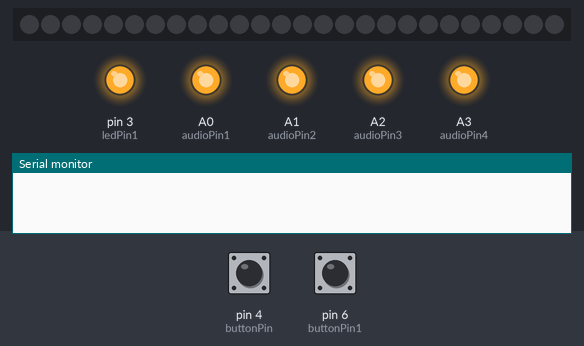
A sketch run on a simulated Arduino Uno, built with avr-gcc and run on an emulated ATmega328P. On the bench: 26 RGB LEDs in strip order, left to right, output pins drawn as LEDs (lit = HIGH), the last lines printed to the serial monitor. Inputs (shaded band) come from the test bench; at power-on: pin 4 (buttonPin) LOW, pin 6 (buttonPin1) LOW. Dim RGB values are drawn brighter than linear; pins used as bus, display or sensor lines are not drawn.

Above: at 1.2 s.
1.3 s: pin 4 (buttonPin) pulled HIGH for 0.15 s
At 1.44 s:
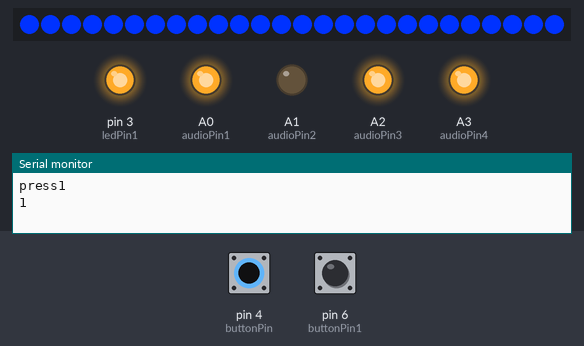
2.0 s: pin 6 (buttonPin1) pulled HIGH for 1 s
At 2.6 s:
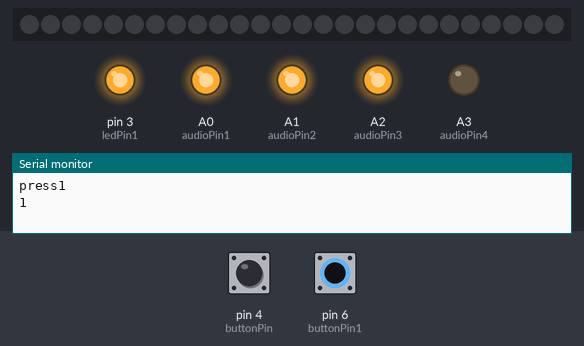
4.5 s: pin 4 (buttonPin) pulled HIGH for 1 s
At 5.0 s:
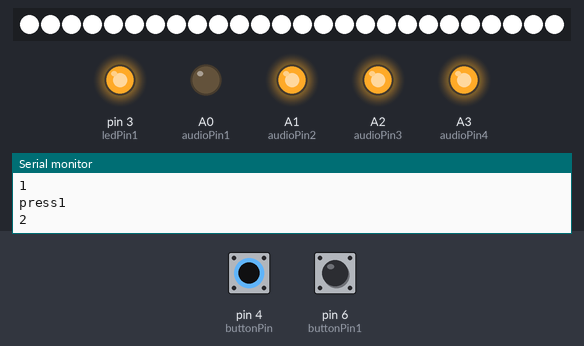
7.1 s: pin 4 (buttonPin) pulled HIGH for 0.15 s
At 7.24 s:
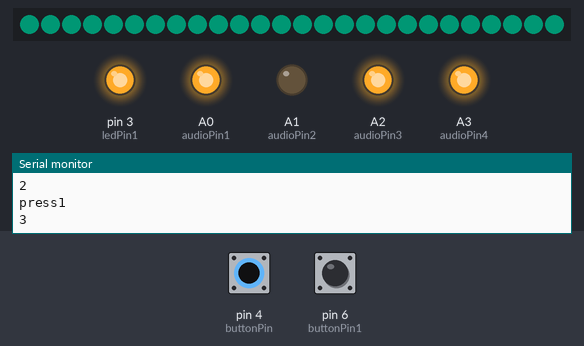
7.8 s: pin 6 (buttonPin1) pulled HIGH for 3.2 s
At 8.4 s:
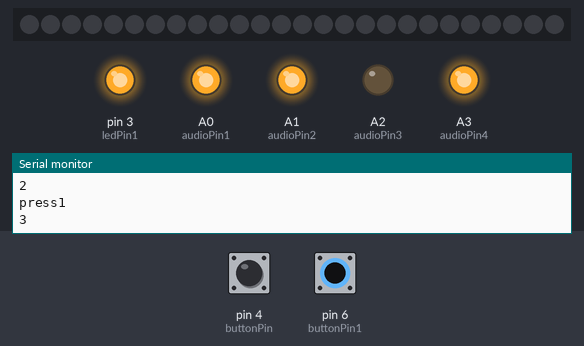
12.5 s: pin 4 (buttonPin) pulled HIGH for 3.2 s
At 12.9 s:
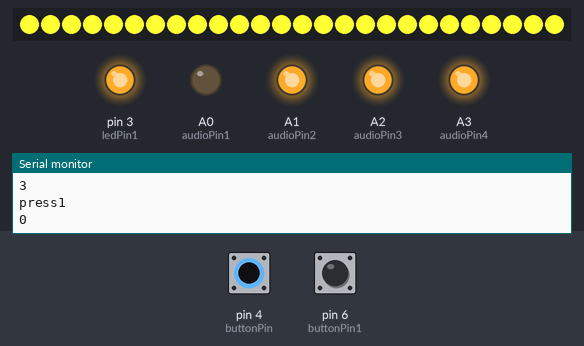
Timing chart, 0 to 15.5 s (numbered marks = the images above; inputs shaded):
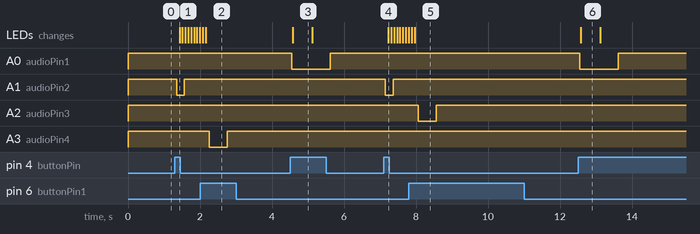

Measured:
- after the input at 1.3 s, A1 (audioPin2): HIGH → LOW after 0.05 s, → HIGH 0.21 s later; the LEDs: change after 0.13 s (image 1)
- after the input at 2.0 s, A3 (audioPin4): HIGH → LOW after 0.26 s, → HIGH 0.50 s later
- after the input at 4.5 s, A0 (audioPin1): HIGH → LOW after 0.05 s, → HIGH 1.1 s later; the LEDs: change after 0.08 s (image 3)
- after the input at 7.1 s, A1 (audioPin2): HIGH → LOW after 0.05 s, → HIGH 0.21 s later; the LEDs: change after 0.13 s (image 4)
- after the input at 7.8 s, A2 (audioPin3): HIGH → LOW after 0.26 s, → HIGH 0.50 s later
- after the input at 12.5 s, A0 (audioPin1): HIGH → LOW after 0.05 s, → HIGH 1.1 s later; the LEDs: change after 0.08 s (image 6)
- what the display in image 3 shows lasts 0.5 s, from 4.6 s to 5.1 s

The sketch:

ILTMS_Optimus_Prime_Ion_Cannon.ino
```cpp
//Written by Bob Clagett - I Like To Make Stuff

//This code is for the Optimus Prime Ion Cannon project at
//https://www.iliketomakestuff.com/making-optimus-primes-blaster/
//See the link above for a list of the associated hardware and links to everything you'll need.

//This code is provided AS IS.
//Not support is provided, you're on your own, but you can do it.
//I believe in you!

#include <Adafruit_NeoPixel.h>

#define PIXEL_PIN    2    // Digital IO pin connected to the NeoPixels.
#define PIXEL_COUNT 26

// Parameter 1 = number of pixels in strip,  neopixel stick has 8
// Parameter 2 = pin number (most are valid)
// Parameter 3 = pixel type flags, add together as needed:
//   NEO_RGB     Pixels are wired for RGB bitstream
//   NEO_GRB     Pixels are wired for GRB bitstream, correct for neopixel stick
//   NEO_KHZ400  400 KHz bitstream (e.g. FLORA pixels)
//   NEO_KHZ800  800 KHz bitstream (e.g. High Density LED strip), correct for neopixel stick
Adafruit_NeoPixel strip = Adafruit_NeoPixel(PIXEL_COUNT, PIXEL_PIN, NEO_GRB + NEO_KHZ800);

bool oldState = HIGH;
int showType = 0;

bool blastNum= HIGH;
bool sfxNum = HIGH;

//pushbutton pins
const int buttonPin = 4;
const int buttonPin1 = 6;

//audio trigger pins
const int audioPin1 = A0; // blaster
const int audioPin2 = A1; //blaster flash
const int audioPin3 = A2; // music
const int audioPin4 = A3; //transform

const int ledPin = 2;
const int ledPin1 = 3;
int ledPinState = HIGH;         // the current state of the output pin
int ledPin1State = HIGH;
int buttonPinState;             // the current reading from the input pin
int buttonPin1State;
int lastButtonPinState = LOW;   // the previous reading from the input pin
int lastButtonPin1State = LOW;
long lastDebounceTime = 0;  // the last time the output pin was toggled
long debounceDelay = 50;    // the debounce time; increase if the output flickers

int colorNum = 0;

void setup() {
  pinMode(audioPin1,  OUTPUT);
  pinMode(audioPin2, OUTPUT);
  pinMode(audioPin3,  OUTPUT);
  pinMode(audioPin4, OUTPUT);
  pinMode(buttonPin,  INPUT);
  pinMode(buttonPin1, INPUT);
  pinMode(ledPin,    OUTPUT);
  pinMode(ledPin1,   OUTPUT);

  strip.begin();
  strip.show(); // Initialize all pixels to 'off'


  // set initial LED state
digitalWrite(audioPin1,HIGH);
digitalWrite(audioPin2,HIGH);
digitalWrite(audioPin3,HIGH);
digitalWrite(audioPin4,HIGH);
  digitalWrite(ledPin,   ledPinState);
  digitalWrite(ledPin1, ledPin1State);
  Serial.begin(9600);
}

void loop() {
  {
    int reading = digitalRead(buttonPin);
    if (reading != lastButtonPinState) {
      lastDebounceTime = millis();
    }

    if ((millis() - lastDebounceTime) > debounceDelay && reading != buttonPinState ) {
      {
        buttonPinState = reading;
        if (buttonPinState == HIGH) {
          ledPinState = !ledPinState;
          Serial.println("press1");
          colorNum++;
          int colors[] = {
           strip.Color(50, 255, 50),
           strip.Color(50, 50, 255),
           strip.Color(255, 255, 255)
          };
          if(colorNum>3){
            colorNum = 0;
          }
          Serial.println(colorNum);
          colorBlast(colors[colorNum], 50);
        }
      }
    }
    lastButtonPinState = reading;


    reading = digitalRead(buttonPin1);
    if(reading!=lastButtonPin1State){
      lastDebounceTime=millis();
    }

    if ((millis() - lastDebounceTime) > debounceDelay && reading != buttonPin1State ) {
      {
        buttonPin1State=reading;
        if(buttonPin1State==HIGH){
          ledPinState = !ledPin1State;
          //trigger sound only
          int audio;
            sfxNum = !sfxNum;
            if (sfxNum==HIGH){
              audio = audioPin3;
            }else{
              audio = audioPin4;
            }
          digitalWrite(audio,LOW);
          delay(500);
          digitalWrite(audio,HIGH);
        }
      }
    }
    lastButtonPin1State=reading;
  }

  // set the LED:
  digitalWrite(ledPin, ledPinState);
  digitalWrite(ledPin1, ledPin1State);

}

// Fill the dots one after the other with a color
void colorBlast(uint32_t c, uint8_t wait) {

  uint16_t flashes;
  int cutOff, audio, flashDelay, startDelay;
  blastNum = !blastNum;
  if (blastNum==HIGH){
    audio = audioPin1;
    flashes = 1;
    flashDelay = 500;
    startDelay = 0;
  }else{
    audio = audioPin2;
    flashes = 5;
    flashDelay = 50;
    startDelay = 50;
  }

  digitalWrite(audio,LOW);
  delay(startDelay);
  for(uint16_t k=0; k<flashes; k++) {
    for(uint16_t i=0; i<strip.numPixels(); i++) {
      strip.setPixelColor(i, c);
      strip.show();
    }
    delay(flashDelay);
    for(uint16_t i=0; i<strip.numPixels(); i++) {
      strip.setPixelColor(i, strip.Color(0, 0, 0));
      strip.show();
    }
    delay(flashDelay);
    //after correct sound delay, LOW audio pin
    if(flashDelay*flashes>200){
      digitalWrite(audio,HIGH);
    }
  }
}
```
